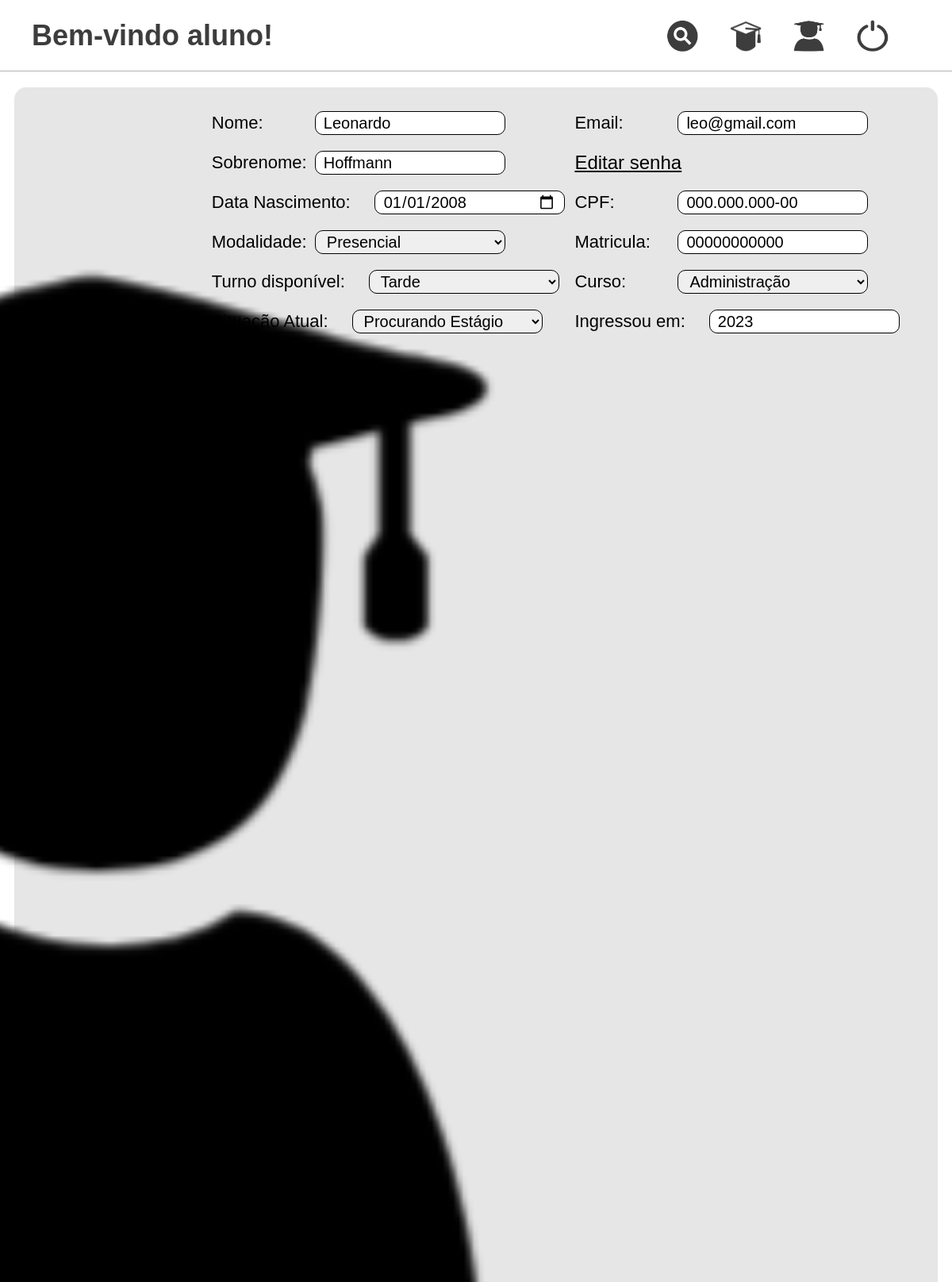
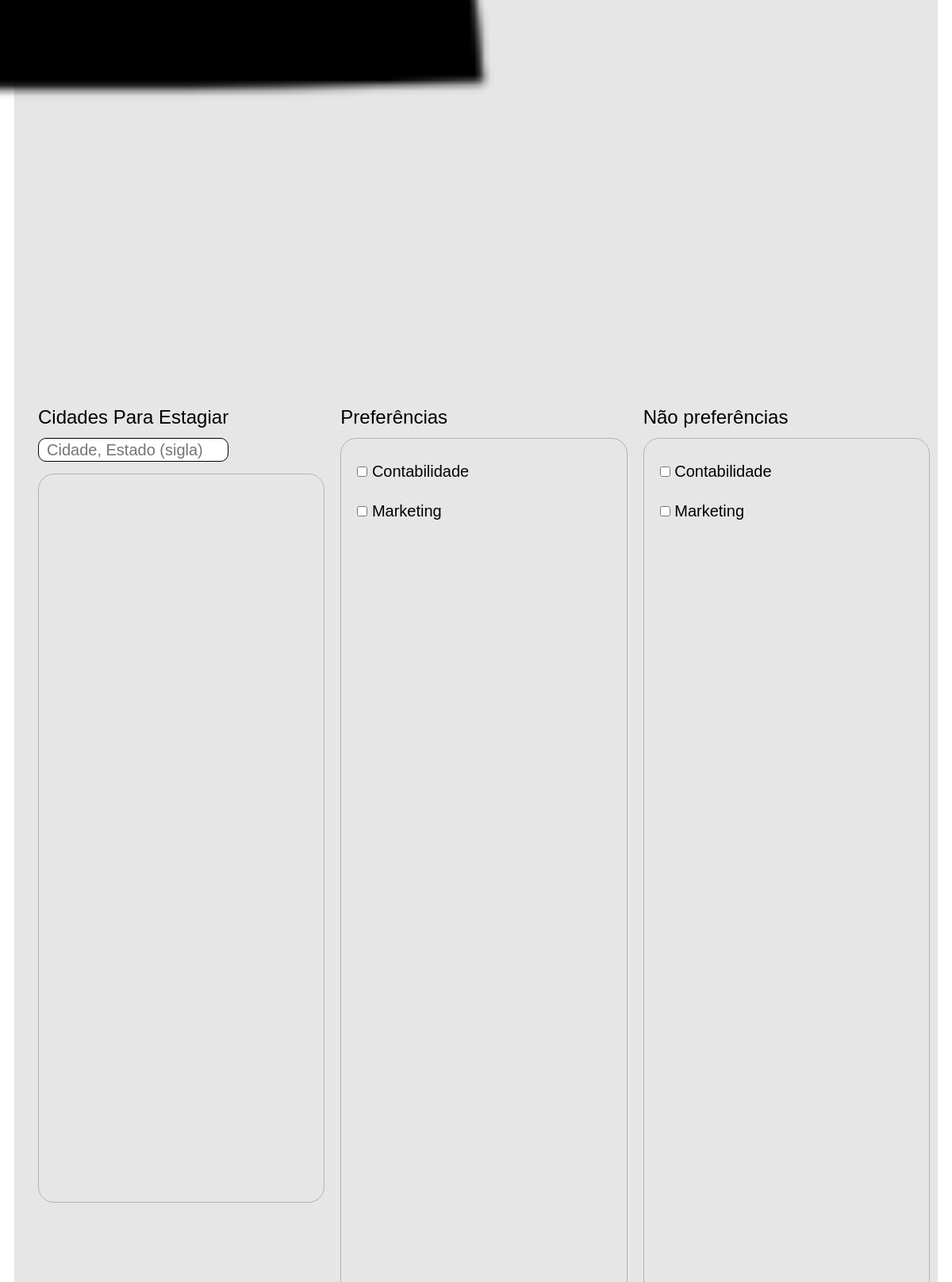
Page /pages/editar/editarCadastroAluno.php (signed in, upper part) on the committed database (2 pictures, top to bottom).
### tables this page shows
CREATE TABLE `usuario` (
  `ID_Usuario` int(11) NOT NULL,
  `Nome` varchar(50) DEFAULT NULL,
  `Sobrenome` varchar(50) DEFAULT NULL,
  `Email` varchar(100) DEFAULT NULL,
  `Senha` varchar(255) DEFAULT NULL,
  `Tipo_Usuario` varchar(20) DEFAULT NULL,
  `Status_Cadastro` varchar(20) DEFAULT 'ativo',
  `ID_Foto` int(11) DEFAULT NULL,
  `CPF` varchar(20) DEFAULT NULL,
  `Data_Nascimento` date DEFAULT NULL
);

CREATE TABLE `aluno` (
  `ID_Aluno` int(11) NOT NULL,
  `Turno_Disponivel` varchar(15) DEFAULT NULL,
  `Status_Estagio` varchar(30) DEFAULT NULL,
  `ID_Curso` int(11) DEFAULT NULL,
  `Modalidade` varchar(15) DEFAULT NULL,
  `Ano_Ingresso` int(10) DEFAULT NULL,
  `Matricula` varchar(50) DEFAULT NULL
);

CREATE TABLE `preferencia` (
  `ID_Preferencia` int(11) NOT NULL,
  `Descricao` varchar(100) DEFAULT NULL,
  `ID_Curso` int(11) DEFAULT NULL
);

### src/bd/MySQL.php (called while the page is built, shortened)
<?php
class MySQL {
	private $connection;
	public function __construct() {
		$this->connection = new \mysqli(HOST, USUARIO, SENHA, BANCO);
		$this->connection->set_charset("utf8");
	}
	public function search(string $sql, string $types, array $params) : array {
		$stmt = $this->connection->prepare($sql);
		if(!($types == "" || empty($params))) {
			$stmt->bind_param($types, ...$params);
		}
		$stmt->execute();
		$result = $stmt->get_result();
    	return $result ? $result->fetch_all(MYSQLI_ASSOC) : [];
	}
}
?>

### src/classes/Usuario.php (called while the page is built, shortened)
<?php
class Usuario {
    protected int $idUsuario;
    protected int $idFoto;
    protected string $nome;
    protected string $sobrenome;
    protected string $senha;
    protected string $email;
    protected string $tipoUsuario;
    protected string $cpf;
    protected string $dataNascimento;
    protected string $statusCadastro = "Ativo";
    public function __construct(string $email, string $senha) {
        $this->email = $email;
        $this->senha = $senha;
    }
    public static function findUsuario(int $idUsuario) : Usuario {
        $conexao = new MySQL();
        $tipos = "i";
        $params = [$idUsuario];
        $sql = "SELECT *, DATE_FORMAT(u.Data_Nascimento, '%d/%m/%Y') AS Data_Nascimento FROM usuario u
        WHERE u.ID_Usuario = ? AND u.Status_Cadastro = 'ativo'";
        $resultados = $conexao->search($sql, $tipos, $params);
        $resultado = $resultados[0];
        $usuario = new Usuario($resultado["Email"], $resultado["Senha"]);
        $usuario->setIdUsuario($resultado["ID_Usuario"]);
        $usuario->setIdFoto($resultado["ID_Foto"]);
        $usuario->setNome($resultado["Nome"]);
        $usuario->setSobrenome($resultado["Sobrenome"]);
        $usuario->setTipoUsuario($resultado["Tipo_Usuario"]);
        $usuario->setStatusCadastro($resultado["Status_Cadastro"]);
        $usuario->setDataNascimento($resultado["Data_Nascimento"]);
        $usuario->setCPF($resultado["CPF"]);
        $usuario->setPreferencias();
        return $usuario;
    }
    public function setPreferencias() : void {
        $conexao = new MySQL();
        $tipos = "i";
        $params = [$this->idUsuario];
        $sql = "SELECT * FROM preferencia p
        JOIN usuario_preferencia up ON up.ID_Preferencia = p.ID_Preferencia WHERE up.Prefere = 'sim' AND up.ID_Usuario = ? ORDER BY p.Descricao";
        $resultados = $conexao->search($sql, $tipos, $params);
        $sql = "SELECT * FROM preferencia p
        JOIN usuario_preferencia up ON up.ID_Preferencia = p.ID_Preferencia WHERE up.Prefere = 'nao' AND up.ID_Usuario = ? ORDER BY p.Descricao";
        $resultados = $conexao->search($sql, $tipos, $params);
    }
    public function getIdUsuario() : int {
        return $this->idUsuario;
    }
    public function setIdUsuario(int $idUsuario) : void {
        $this->idUsuario = $idUsuario;
    }
    public function getIdFoto() : int {
        return $this->idFoto;
    }
    public function setIdFoto(int $idFoto) : void {
        $this->idFoto = $idFoto;
    }
    public function getEmail() : string {
        return $this->email;
    }
    public function getNome() : string {
        return $this->nome;
    }
    public function setNome(string $nome) : void {
        $this->nome = $nome;
    }
    public function getSobrenome() : string {
        return $this->sobrenome;
    }
    public function setSobrenome(string $sobrenome) : void {
        $this->sobrenome = $sobrenome;
    }
    public function getSenha() : string {
        return $this->senha;
    }
    public function getTipoUsuario() : string {
        return $this->tipoUsuario;
    }
    public function setTipoUsuario(string $tipoUsuario) : void {
        $this->tipoUsuario = $tipoUsuario;
    }
    public function getStatusCadastro() : string {
        return $this->statusCadastro;
    }
    public function setStatusCadastro(string $statusCadastro) : void {
        $this->statusCadastro = $statusCadastro;
    }
    public function getDataNascimento() : string {
        return $this->dataNascimento;
    }
    public function setDataNascimento(string $dataNascimento) : void {
        $this->dataNascimento = $dataNascimento;
    }
    public function getCPF() : string {
        return $this->cpf;
    }
    public function setCPF(string $cpf) : void {
        $this->cpf = $cpf;
    }
}
?>

### src/classes/Aluno.php (called while the page is built, shortened)
<?php
class Aluno extends Usuario {
    private int $idCurso;
    public static function findAluno($idAluno) : Aluno {
        $usuario = parent::findUsuario($idAluno);
        $connection = new MySQL();
        $tipos = "i";
        $params = [$idAluno];
        $sql = "SELECT a.*, c.Nome AS Nome_Curso FROM aluno a JOIN curso c ON c.ID_Curso = a.ID_Curso WHERE a.ID_Aluno = ?";
        $resultados = $connection->search($sql, $tipos, $params);
        $resultado = $resultados[0];
        $aluno = new Aluno($usuario->getEmail(), $usuario->getSenha());
        $aluno->setIdUsuario( $usuario->getIdUsuario() );
        $aluno->setNome( $usuario->getNome() );
        $aluno->setSobrenome( $usuario->getSobrenome() );
        $aluno->setTipoUsuario( $usuario->getTipoUsuario() );
        $aluno->setIdFoto( $usuario->getIdFoto() );
        $aluno->setStatusCadastro( $usuario->getStatusCadastro() );
        $aluno->setDataNascimento( $usuario->getDataNascimento() );
        $aluno->setCPF( $usuario->getCPF() );
        $aluno->setPreferencias();
        $aluno->setTurnoDisponivel($resultado["Turno_Disponivel"]);
        $aluno->setStatusEstagio($resultado["Status_Estagio"]);
        $aluno->setModalidade($resultado["Modalidade"]);
        $aluno->setAnoIngresso($resultado["Ano_Ingresso"]);
        $aluno->setMatricula($resultado["Matricula"]);
        $aluno->setIdCurso($resultado["ID_Curso"]);
        $aluno->setCidadesEstagiar();
        return $aluno;
    }
    public function setCidadesEstagiar() : void {
        $conexao = new MySQL();
        $tipos = "i";
        $params = [$this->idUsuario];
        $sql = "SELECT * FROM cidade c JOIN usuario_cidade uc ON uc.ID_Cidade = c.ID_Cidade WHERE uc.ID_Usuario = ? ORDER BY c.UF, c.Nome";
        $resultados = $conexao->search($sql, $tipos, $params);
    }
    public function setIdCurso($idCurso) : void {
        $this->idCurso = $idCurso;
    }
    public function getCurso() : Curso {
        return Curso::findCurso($this->idCurso);
    }
}
?>

### src/classes/Curso.php (called while the page is built, shortened)
<?php
class Curso {
    private int $idCurso;
    private string $nome;
    public function __construct(string $nome) {
        $this->nome = $nome;
    }
    public static function findCurso($idCurso) : Curso {
        $connection = new MySQL();
        $tipos = "i";
        $params = [$idCurso];
        $sql = "SELECT * FROM curso c WHERE c.ID_Curso = ?";
        $resultados = $connection->search($sql, $tipos, $params);
        $resultado = $resultados[0];
        $curso = new Curso($resultado["Nome"]);
        $curso->setIdCurso($resultado["ID_Curso"]);
        return $curso;
    }
    public static function findAllCursos() : array {
        $connection = new MySQL();
        $cursos = [];
        $tipos = "";
        $params = [];
        $sql = "SELECT * FROM curso c ORDER BY c.Nome";
        $resultados = $connection->search($sql, $tipos, $params);
        foreach($resultados as $resultado) {
            $curso = new Curso($resultado["Nome"]);
            $curso->setIdCurso($resultado["ID_Curso"]);
            $cursos[] = $curso;
        }
        return $cursos;
    }
    public function getIdCurso() : int {
        return $this->idCurso;
    }
    public function setIdCurso($idCurso) : void {
        $this->idCurso = $idCurso;
    }
    public function getNome() : string {
        return $this->nome;
    }
}
?>

### pages/editar/editarCadastroAluno.php (the view, shortened to what this page needs)
<?php
$aluno = Aluno::findAluno($_SESSION["idUsuario"]);
$preferencias = Preferencia::findAllPreferenciasByCurso($aluno->getCurso()->getIdCurso());
$cursos = Curso::findAllCursos();
?>
<!DOCTYPE html>
<html lang="pt-BR">
<head>
    <link rel="stylesheet" href="./../../src/styles/reset.css">
    <link rel= "stylesheet" href="./../../src/styles/styleEditar.css">
</head>
<body>
    <div class="container">
        <?php
        require_once __DIR__ . "/../../menu.php";
        ?>
        <main>
            <form action="./editarCadastroAluno.php" method="post">
                <section class="dados">
                    <section class="imagem">
                        <figure>
                            <img src="./../../icones/iconAluno.png" alt="Icone Aluno">
                        </figure>
                    </section>
                    <section class="dados-input">
                        <section>
                            <label for="nome">Nome:</label>
                            <input type="text" name="nome"  value="<?php echo $aluno->getNome(); ?>" required>
                        </section>
                        <section>
                            <label for="sobrenome">Sobrenome:</label>
                            <input type="text" name="sobrenome"  value="<?php echo $aluno->getSobrenome(); ?>" required>
                        </section>
                        <section class="more-space">
                            <label for="dataNascimento">Data Nascimento:</label>
                            <input type="date" name="dataNascimento"  value="<?php echo date("Y-m-d", strtotime(str_replace("/", "-", $aluno->getDataNAscimento())));; ?>" max="<?php echo date('Y-m-d'); ?>" required>
                        </section>
                        <section>
                            <label for="modalidade">Modalidade:</label>
                        </section>
                        <section class="more-space">
                            <label for="turno">Turno disponível:</label>
                        </section>
                        <section class="more-space">
                            <label for="situacao">Situação Atual:</label>
                        </section>
                    </section>
                    <section class="dados-input">
                        <section>
                            <label for="email">Email:</label>
                            <input type="email" name="email" value="<?php echo $aluno->getEmail(); ?>" required>
                        </section>
                        <section id="divEditSenha">
                            <a href="editarSenhaAluno.php" id='editSenha'>Editar senha </a>
                        </section>
                        <section>
                            <label for="cpf">CPF:</label>
                            <input type="texto" name="cpf" pattern="^(?=(?:.*\d){11}$)(?:\d{11}|\d{3}\.\d{3}\.\d{3}-\d{2})$" id="cpf" placeholder="___.___.___-__" value="<?php echo $aluno->getCPF(); ?>" required>
                        </section>
                        <section>
                            <label for="matricula">Matricula:</label>
                            <input type="string" name="matricula"  value="<?php echo $aluno->getMatricula(); ?>" required>
                        </section>
                        <section>
                            <label for="curso">Curso:</label>
                            <select id="curso" name="curso">
                                <?php
                                $cursoSelecionado = $aluno->getIdCurso();
                                foreach($cursos as $curso) {
                                    $selected = $curso->getIdCurso() == $cursoSelecionado ? 'selected' : '';
                                    echo "<option value={$curso->getIdCurso()} {$selected}>{$curso->getNome()}</option>";
                                }
                                ?>
                            </select>
                        </section>
                        <section class="more-space">
                            <label for="ano">Ingressou em:</label>
                            <input type="number" name="ano" max='2025' value="<?php echo $aluno->getAnoIngresso(); ?>" required>
                        </section>
                    </section>
                </section>
                <section class="preferencias">
                    <section class="cidades">
                        <p>Cidades Para Estagiar</p>
                        <input type="text" name="cidadeEstagiar" id="cidadeEstagiar" placeholder="Cidade, Estado (sigla)">
                        <div class='sugestoes'></div>
                    </section>
                    <section>
                        <p>Preferências</p>
                        <div id="preferencias">
                            <?php
                            foreach($preferencias as $preferencia) {
                                $selected = array_key_exists($preferencia->getIdPreferencia(), $aluno->getPreferencias()) ? "checked" : "";
                                echo "<label><input type='checkbox' name='preferencias[]' value={$preferencia->getIdPreferencia()} {$selected}> {$preferencia->getDescricao()}</label>";
                            }
                            ?>
                        </div>
                    </section>
                    <section>
                        <p>Não preferências</p>
                        <div id="naoPreferencias">
                            <?php
                            foreach($preferencias as $preferencia) {
                                $selected = array_key_exists($preferencia->getIdPreferencia(), $aluno->getNaoPreferencias()) ? "checked" : "";
                                echo "<label><input type='checkbox' name='naoPreferencias[]' value={$preferencia->getIdPreferencia()} {$selected}> {$preferencia->getDescricao()}</label>";
                            }
                            ?>
                        </div>
                    </section>
                </section>
            </form>
        </main>
    </div>
</body>
</html>

### rows in the picture
usuario: nome "Leonardo", sobrenome "Hoffmann", email "leo@gmail.com", cpf "000.000.000-00"
aluno: matricula "00000000000", ano "2023"
preferencia: Descricao "Contabilidade"
preferencia: Descricao "Marketing"

### other values in the picture
$_SESSION['tipoUsuario'] "aluno"
form field curso "Administração"
